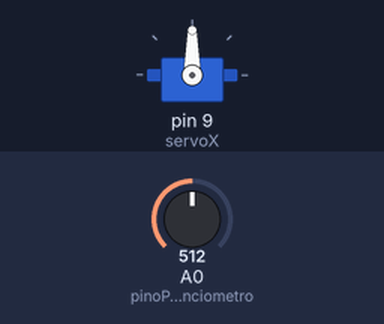
Recording of a sketch running on a simulated Arduino Uno, built with avr-gcc and run on an emulated ATmega328P. Parts: servo. Inputs (shaded band) come from the test bench; at power-on: A0 (pinoPotenciometro) = 512.

Above: at 1.2 s.
1.3 s: A0 (pinoPotenciometro) set to 522
At 1.75 s:
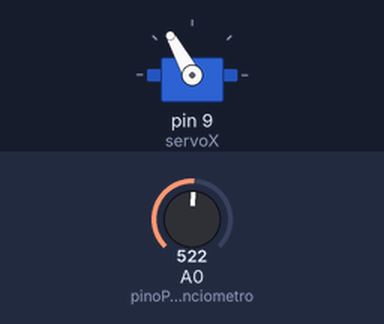
At 3.7 s:
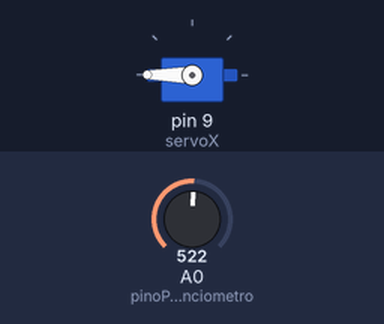
4.3 s: A0 (pinoPotenciometro) set to 306
At 7.9 s:
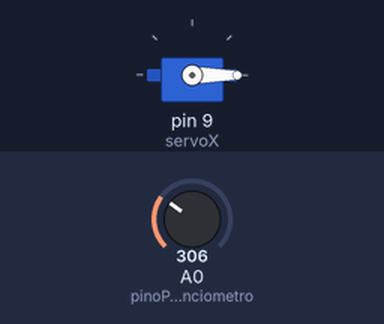
Timing chart, 0 to 9.4 s (numbered marks = the images above; inputs shaded):
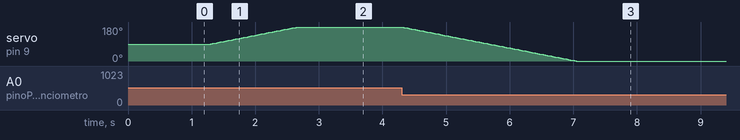

The sketch:

Atividade_3.ino
```cpp
#include <Servo.h>

// Criando os 4 servos
Servo servoX;       // Direita / Esquerda

// Posições iniciais
int posX = 90;
int pinoPotenciometro = A0;


void setup() {
  // Liga os servos aos pinos
  servoX.attach(9);

  // Posições iniciais
  servoX.write(posX);
}

void loop() {
  int leitura = analogRead(pinoPotenciometro);
  int brilho = map(leitura, 0, 1023, 0, 255);

  // Movimento eixo X (direita/esquerda)
  if (brilho > 127) {
    posX = constrain(posX + 1, 0, 180);
    servoX.write(posX);
    delay(15);
  }
  if (brilho < 127) {
    posX = constrain(posX - 1, 0, 180);
    servoX.write(posX);
    delay(15);
  }

}
```

Measured:
- the behaviour switches between 513 and 514 on A0 (pinoPotenciometro) (found by bisection; images 0 and 1)
- after the input at 1.3 s, servo on pin 9 (servoX): moves from 90° to 180° over 1.4 s, starting at once
- after the input at 4.3 s, servo on pin 9 (servoX): moves from 180° to 0° over 2.7 s, starting at once
